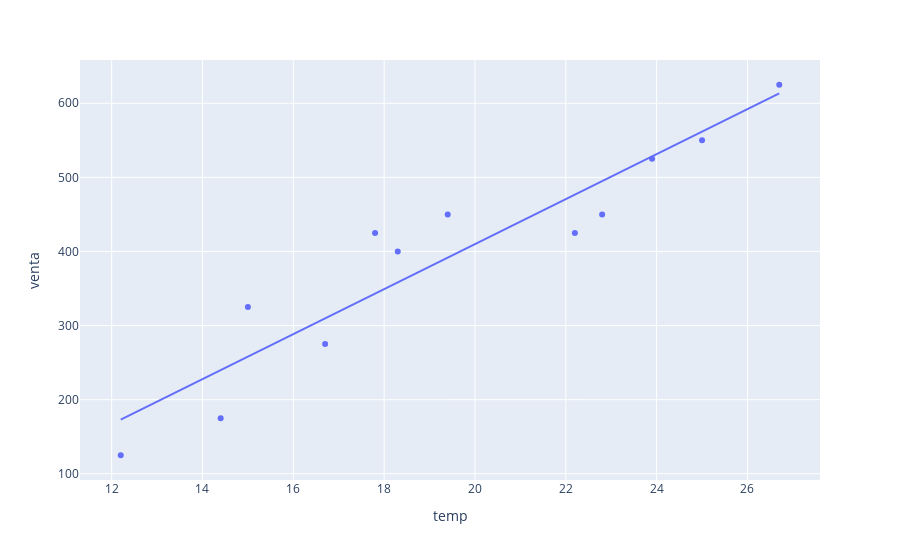

The code cell stored with this chart in its notebook:
### Code cell
fig=px.scatter(data,x='temp',y='venta',trendline="ols")
fig.show()

### Figure 1 — Plotly figure (JSON) as saved in the notebook; plotly's stock layout.template omitted (floating-point values rounded to 4 significant figures)
{"data": [{"hovertemplate": "temp=%{x}<br>venta=%{y}<extra></extra>", "legendgroup": "", "marker": {"color": "#636efa", "symbol": "circle"}, "mode": "markers", "name": "", "orientation": "v", "showlegend": false, "type": "scatter", "x": [12.2, 14.4, 15, 16.7, 17.8, 18.3, 19.4, 22.2, 22.8, 23.9, 25, 26.7], "xaxis": "x", "y": [125, 175, 325, 275, 425, 400, 450, 425, 450, 525, 550, 625], "yaxis": "y"}, {"hovertemplate": "<b>OLS trendline</b><br>venta = 30.3621 * temp + -197.239<br>R<sup>2</sup>=0.880213<br><br>temp=%{x}<br>venta=%{y} <b>(trend)</b><extra></extra>", "legendgroup": "", "marker": {"color": "#636efa", "symbol": "circle"}, "mode": "lines", "name": "", "showlegend": false, "type": "scatter", "x": [12.2, 14.4, 15, 16.7, 17.8, 18.3, 19.4, 22.2, 22.8, 23.9, 25, 26.7], "xaxis": "x", "y": [173.2, 240.0, 258.2, 309.8, 343.2, 358.4, 391.8, 476.8, 495.0, 528.4, 561.8, 613.4], "yaxis": "y"}], "layout": {"legend": {"tracegroupgap": 0}, "margin": {"t": 60}, "xaxis": {"anchor": "y", "domain": [0, 1], "title": {"text": "temp"}}, "yaxis": {"anchor": "x", "domain": [0, 1], "title": {"text": "venta"}}}}
